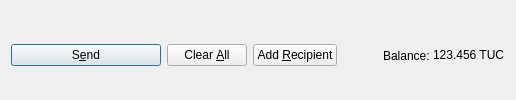
         <widget class="QFrame" name="frame_Send">
          <layout class="QHBoxLayout" name="horizontalLayout">
           <property name="bottomMargin">
            <number>0</number>
           </property>
           <item>
            <widget class="QPushButton" name="sendButton">
             <property name="minimumSize">
              <size>
               <width>150</width>
               <height>0</height>
              </size>
             </property>
             <property name="toolTip">
              <string>Confirm the send action</string>
             </property>
             <property name="text">
              <string>S&amp;end</string>
             </property>
             <property name="icon">
              <iconset resource="../theucoin.qrc">
               <normaloff>:/icons/send</normaloff>:/icons/send</iconset>
             </property>
             <property name="autoDefault">
              <bool>false</bool>
             </property>
             <property name="default">
              <bool>true</bool>
             </property>
            </widget>
           </item>
           <item>
            <widget class="QPushButton" name="clearButton">
             <property name="sizePolicy">
              <sizepolicy hsizetype="Minimum" vsizetype="Fixed">
               <horstretch>0</horstretch>
               <verstretch>0</verstretch>
              </sizepolicy>
             </property>
             <property name="toolTip">
              <string>Clear all fields of the form.</string>
             </property>
             <property name="text">
              <string>Clear &amp;All</string>
             </property>
             <property name="icon">
              <iconset resource="../theucoin.qrc">
               <normaloff>:/icons/remove</normaloff>:/icons/remove</iconset>
             </property>
             <property name="autoDefault">
              <bool>false</bool>
             </property>
            </widget>
           </item>
           <item>
            <widget class="QPushButton" name="addButton">
             <property name="toolTip">
              <string>Send to multiple recipients at once</string>
             </property>
             <property name="text">
              <string>Add &amp;Recipient</string>
             </property>
             <property name="icon">
              <iconset resource="../theucoin.qrc">
               <normaloff>:/icons/add</normaloff>:/icons/add</iconset>
             </property>
             <property name="autoDefault">
              <bool>false</bool>
             </property>
            </widget>
           </item>
           <item>
            <spacer name="horizontalSpacer">
             <property name="orientation">
              <enum>Qt::Horizontal</enum>
             </property>
             <property name="sizeHint" stdset="0">
              <size>
               <width>40</width>
               <height>20</height>
              </size>
             </property>
            </spacer>
           </item>
           <item>
            <layout class="QHBoxLayout" name="horizontalLayout_2">
             <property name="spacing">
              <number>3</number>
             </property>
             <item>
              <widget class="QLabel" name="label">
               <property name="text">
                <string>Balance:</string>
               </property>
              </widget>
             </item>
             <item>
              <widget class="QLabel" name="labelBalance">
               <property name="sizePolicy">
                <sizepolicy hsizetype="Preferred" vsizetype="Fixed">
                 <horstretch>0</horstretch>
                 <verstretch>0</verstretch>
                </sizepolicy>
               </property>
               <property name="cursor">
                <cursorShape>IBeamCursor</cursorShape>
               </property>
               <property name="text">
                <string notr="true">123.456 TUC</string>
               </property>
               <property name="textInteractionFlags">
                <set>Qt::LinksAccessibleByMouse|Qt::TextSelectableByKeyboard|Qt::TextSelectableByMouse</set>
               </property>
              </widget>
             </item>
            </layout>
           </item>
          </layout>
         </widget>
